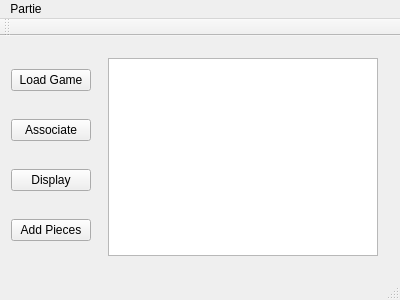
<?xml version="1.0" encoding="UTF-8"?>
<ui version="4.0">
 <class>MainWindow</class>
 <widget class="QMainWindow" name="MainWindow">
  <property name="geometry">
   <rect>
    <x>0</x>
    <y>0</y>
    <width>400</width>
    <height>300</height>
   </rect>
  </property>
  <property name="windowTitle">
   <string>MainWindow</string>
  </property>
  <widget class="QWidget" name="centralWidget">
   <layout class="QVBoxLayout" name="verticalLayout_3">
    <item>
     <layout class="QHBoxLayout" name="horizontalLayout">
      <item>
       <layout class="QVBoxLayout" name="verticalLayout">
        <item>
         <widget class="QPushButton" name="loadGameButton">
          <property name="text">
           <string>Load Game</string>
          </property>
         </widget>
        </item>
        <item>
         <widget class="QPushButton" name="associateButton">
          <property name="text">
           <string>Associate</string>
          </property>
         </widget>
        </item>
        <item>
         <widget class="QPushButton" name="displayButton">
          <property name="text">
           <string>Display</string>
          </property>
         </widget>
        </item>
        <item>
         <widget class="QPushButton" name="addPieceButton">
          <property name="text">
           <string>Add Pieces</string>
          </property>
         </widget>
        </item>
       </layout>
      </item>
      <item>
       <widget class="QWidget" name="widget" native="true">
        <property name="sizePolicy">
         <sizepolicy hsizetype="Expanding" vsizetype="Expanding">
          <horstretch>0</horstretch>
          <verstretch>0</verstretch>
         </sizepolicy>
        </property>
        <layout class="QVBoxLayout" name="verticalLayout_2">
         <property name="sizeConstraint">
          <enum>QLayout::SetNoConstraint</enum>
         </property>
         <item>
          <widget class="QGraphicsView" name="graphicsView"/>
         </item>
        </layout>
       </widget>
      </item>
     </layout>
    </item>
   </layout>
  </widget>
  <widget class="QMenuBar" name="menuBar">
   <property name="geometry">
    <rect>
     <x>0</x>
     <y>0</y>
     <width>400</width>
     <height>25</height>
    </rect>
   </property>
   <widget class="QMenu" name="menuPartie">
    <property name="title">
     <string>Partie</string>
    </property>
    <addaction name="actionChoixJeu"/>
    <addaction name="actionNouvellePartie"/>
    <addaction name="separator"/>
    <addaction name="actionQuitter"/>
   </widget>
   <addaction name="menuPartie"/>
  </widget>
  <widget class="QToolBar" name="mainToolBar">
   <attribute name="toolBarArea">
    <enum>TopToolBarArea</enum>
   </attribute>
   <attribute name="toolBarBreak">
    <bool>false</bool>
   </attribute>
  </widget>
  <widget class="QStatusBar" name="statusBar"/>
  <action name="actionChoixJeu">
   <property name="text">
    <string>Choisir un jeu</string>
   </property>
  </action>
  <action name="actionNouvellePartie">
   <property name="text">
    <string>Nouvelle partie</string>
   </property>
  </action>
  <action name="actionQuitter">
   <property name="text">
    <string>Quitter</string>
   </property>
  </action>
 </widget>
 <layoutdefault spacing="6" margin="11"/>
 <resources/>
 <connections/>
</ui>
